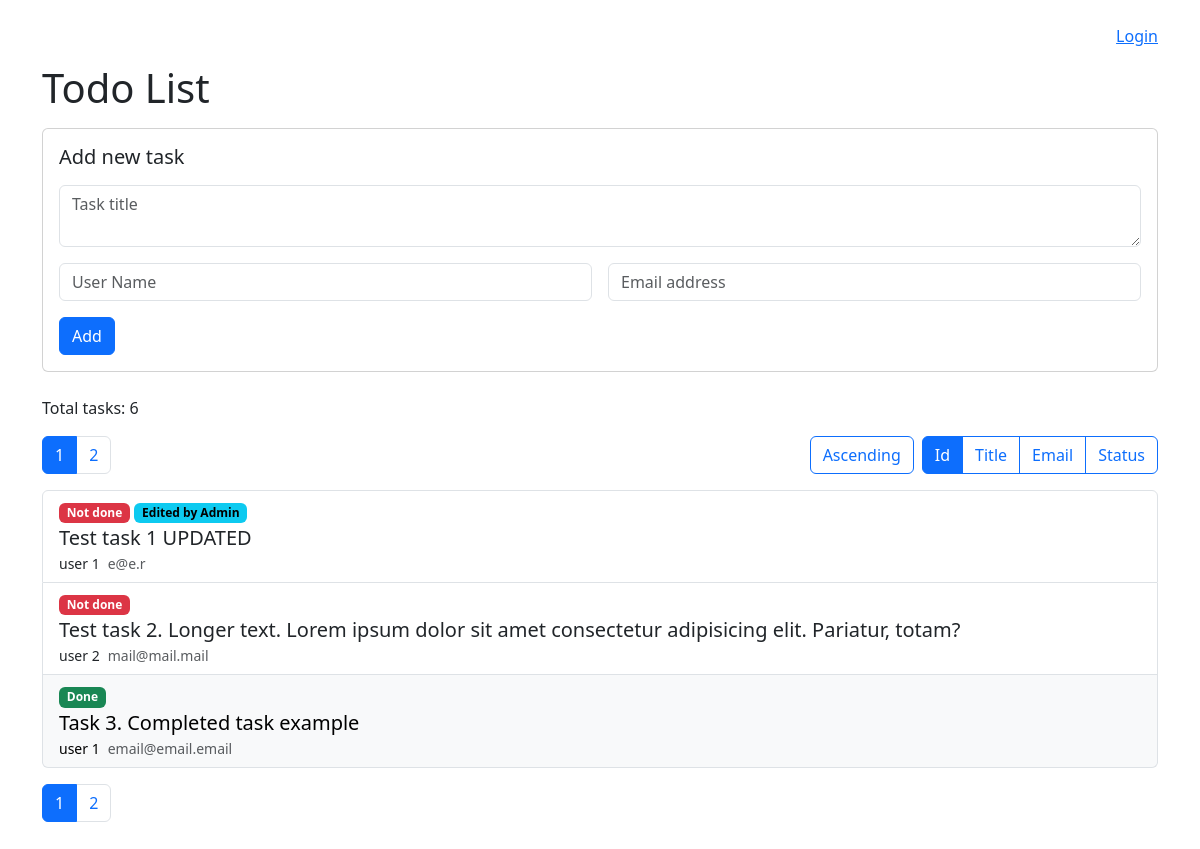
The page / on the database its author committed.
### tables this page shows
CREATE TABLE IF NOT EXISTS `tasks` (
  `id` smallint(6) NOT NULL AUTO_INCREMENT,
  `title` text NOT NULL,
  `name` varchar(255) NOT NULL,
  `email` varchar(255) NOT NULL,
  `status` tinyint(1) NOT NULL DEFAULT '0',
  `edited` tinyint(1) NOT NULL DEFAULT '0',
  PRIMARY KEY (`id`)
);

### app/views/View.php (called while the page is built, shortened)
<?
class View
{
  public function render($tpl, $data = null)
  {
    include ROOT . '/app/views/header.tpl.php';
    include ROOT . '/app/views/' . $tpl . '.php';
    include ROOT . '/app/views/footer.tpl.php';
  }
}

### app/controllers/IndexController.php (called while the page is built, shortened)
<?
class IndexController extends Controller
{
  private $pageTpl = 'index.tpl';
  public function __construct()
  {
    $this->tasks = $this->model->getTasks($this->page, $this->sort, $this->direction, $this->limit);
    $this->total = $this->model->getTotal();
  }
  public function index()
  {
    $this->pageData['tasks'] = $this->tasks;
    $this->pageData['total'] = $this->total;
    $this->pageData['sort'] = $this->sort;
    $this->pageData['direction'] = $this->direction;
    $this->pageData['page'] = $this->page;
    $this->pageData['totalPages'] = ceil($this->total / $this->limit);
    $this->view->render($this->pageTpl, $this->pageData);
  }
}

### index.php (called while the page is built, shortened)
<?
require_once ROOT . '/app/config/db.php';
require_once ROOT . '/app/config/route.php';
require_once MODEL_PATH . 'Model.php';
require_once VIEW_PATH . 'View.php';
Route::makeRoute();

### app/models/Model.php (called while the page is built, shortened)
<?
class Model
{
  protected $db = null;
  public function __construct()
  {
    $this->db = new DBConn();
  }
  public function getTasks($page = 1, $sort = 'id', $direction = 'ASC', $limit = 5)
  {
    $offset = $limit * ($page - 1);
    $result = $this->db->connection->query("SELECT * FROM tasks ORDER BY $sort $direction LIMIT $limit OFFSET $offset ");
    if ($result) {
      $rows = array();
      while ($row = $result->fetch_assoc()) {
        $rows[] = $row;
      }
      return $rows;
    } else {
      die('Error getTasks: ' . $this->db->connection->error);
    }
  }
}

### app/config/db.php (called while the page is built, shortened)
<?
class DBConn
{
  private $host = "localhost";
  private $user = "user";
  private $database = "database";
  private $password = "password";
  private function connect()
  {
    $this->connection = new mysqli($this->host, $this->user, $this->password, $this->database);
  }
}

### app/views/index.tpl.php (the view)
<?
$sortTypes = array('id', 'title', 'email', 'status');
?>
<div class="top mb-3 d-flex justify-content-end">
  <a href="/admin/login">Login</a>
</div>
<h1 class="mb-3">Todo List</h1>
<? include __DIR__ . '/../parts/addnew.tpl.php'; ?>
<p>Total tasks: <?= $data['total']; ?></p>
<? include __DIR__ . '/../parts/toolbar.tpl.php'; ?>
<ul class="list-group mb-3">
  <?php foreach ($data['tasks'] as $task) { ?>
    <li class="task list-group-item <?= $task['status'] == 1 ? 'completed text-bg-light' : '' ?>">
      <div class="task-status">
        <?= $task['status'] == 1 ? '<span class="badge bg-success">Done</span>' : '<span class="badge bg-danger">Not done</span>' ?>
        <?= $task['edited'] == 1 ? '<span class="badge text-bg-info">Edited by Admin</span>' : '' ?>
      </div>
      <div class="task__title lead">
        <?= $task['title'] ?>
      </div>
      <div class="task__meta d-flex gap-2  small">
        <span class="task__name"><?= $task['name'] ?></span>
        <span class="task__email text-muted"><?= $task['email'] ?></span>
      </div>
    </li>
  <?php } ?>
</ul>
<? include __DIR__ . '/../parts/pagination.tpl.php'; ?>

### app/config/route.php (shortened to what this page needs)
<?
class Route
{
  public static function makeRoute()
  {
    $controllerName = 'IndexController';
    $action = 'index';
    $param = null;
    $controllerFile = CONTROLLER_PATH . $controllerName . '.php';
    if (is_file($controllerFile)) {
      $controller = new $controllerName();
      $controller->$action($param);
    }
  }
}

### app/views/header.tpl.php (shortened to what this page needs)
<!DOCTYPE html>
<html lang="en">
<head>
  <link rel="stylesheet" href="/css/bootstrap.min.css">
  <link rel="stylesheet" href="/css/style.css">
</head>
<body>
  <div class="container mb-5 pt-4">

### app/parts/addnew.tpl.php
<div class="card mb-4">
  <div class="card-body">
    <h5 class="card-title mb-3">Add new task</h5>
    <form action="/task/add" method="post">
      <div class="mb-3">
        <textarea class="form-control" type="text" name="title" id="title" placeholder="Task title" required></textarea>
      </div>
      <div class="mb-3 d-flex gap-3">
        <input class="form-control" type="text" name="name" id="name" placeholder="User Name" required />
        <input class="form-control" type="email" name="email" id="email" placeholder="Email address" required />
      </div>
      <button class="btn btn-primary" type="submit">Add</button>
    </form>
  </div>
</div>

### app/parts/toolbar.tpl.php
<div class="toolbar d-flex justify-content-between mb-3">
  <? include __DIR__ . '/pagination.tpl.php'; ?>
  <div class="sort">
    <form class="d-flex gap-2 mb-0" action="" method="get">
      <button type="submit" name="direction" id="direction" value="<?= ($data['direction'] == 'ASC' ? 'DESC' : 'ASC') ?>" class="btn btn-outline-primary"><?= $data['direction'] == 'ASC' ? 'Ascending' : 'Descending'   ?></button>
      <div class=" btn-group" role="group">
        <? foreach ($sortTypes as $sortType) { ?>
          <button type="submit" name="sort" id="" value="<?= $sortType ?>" class="btn btn-outline-primary <?= ($data['sort'] == $sortType ? 'active' : '') ?>"><?= ucfirst($sortType) ?></button>
        <? } ?>
      </div>
    </form>
  </div>
</div>

### app/parts/pagination.tpl.php
<?
if ($data['totalPages'] > 1) {
  echo '<nav>
  <ul class="pagination mb-0">';
  for ($i = 1; $i <= $data['totalPages']; $i++) {
    $href = ($i != $data['page'] ? 'href="?page=' . $i . '"' : '');
    echo '<li class="page-item"><a class="page-link' . ($i == $data['page'] ? ' active' : '') . '" ' . $href . '">' . $i . '</a></li>';
  }
  echo '</ul></nav>';
}

### app/views/footer.tpl.php
</div>
</body>
</html>

### rows shown on the page
tasks: status "Not done", edited "Edited by Admin", title "Test task 1 UPDATED", name "user 1", email "e@e.r"
tasks: status "Not done", title "Test task 2. Longer text. Lorem ipsum dolor sit amet consectetur adipisicing elit. Pariatur, totam?", name "user 2", email "mail@mail.mail"
tasks: status "Done", title "Task 3. Completed task example", name "user 1", email "email@email.email"

### other values the page prints
$data['total'] "6"
$sortType "Id"
$sortType "Title"
$sortType "Email"
$sortType "Status"
